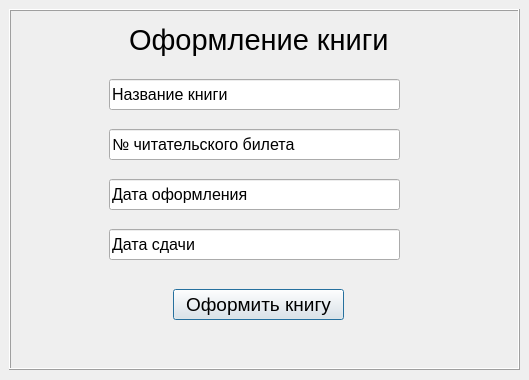
<?xml version="1.0" encoding="UTF-8"?>
<ui version="4.0">
 <class>Dialog</class>
 <widget class="QDialog" name="Dialog">
  <property name="geometry">
   <rect>
    <x>0</x>
    <y>0</y>
    <width>529</width>
    <height>380</height>
   </rect>
  </property>
  <property name="windowTitle">
   <string>Оформление книги</string>
  </property>
  <widget class="QFrame" name="frame">
   <property name="geometry">
    <rect>
     <x>9</x>
     <y>9</y>
     <width>511</width>
     <height>361</height>
    </rect>
   </property>
   <property name="frameShape">
    <enum>QFrame::Box</enum>
   </property>
   <property name="frameShadow">
    <enum>QFrame::Raised</enum>
   </property>
   <widget class="QLabel" name="label">
    <property name="geometry">
     <rect>
      <x>120</x>
      <y>10</y>
      <width>261</width>
      <height>41</height>
     </rect>
    </property>
    <property name="font">
     <font>
      <pointsize>22</pointsize>
     </font>
    </property>
    <property name="text">
     <string>Оформление книги</string>
    </property>
   </widget>
   <widget class="QLineEdit" name="lineEdit">
    <property name="geometry">
     <rect>
      <x>100</x>
      <y>70</y>
      <width>291</width>
      <height>31</height>
     </rect>
    </property>
    <property name="font">
     <font>
      <pointsize>12</pointsize>
     </font>
    </property>
    <property name="text">
     <string>Название книги</string>
    </property>
   </widget>
   <widget class="QLineEdit" name="lineEdit_2">
    <property name="geometry">
     <rect>
      <x>100</x>
      <y>120</y>
      <width>291</width>
      <height>31</height>
     </rect>
    </property>
    <property name="font">
     <font>
      <pointsize>12</pointsize>
     </font>
    </property>
    <property name="text">
     <string>№ читательского билета</string>
    </property>
   </widget>
   <widget class="QLineEdit" name="lineEdit_3">
    <property name="geometry">
     <rect>
      <x>100</x>
      <y>170</y>
      <width>291</width>
      <height>31</height>
     </rect>
    </property>
    <property name="font">
     <font>
      <pointsize>12</pointsize>
     </font>
    </property>
    <property name="text">
     <string>Дата оформления</string>
    </property>
   </widget>
   <widget class="QLineEdit" name="lineEdit_4">
    <property name="geometry">
     <rect>
      <x>100</x>
      <y>220</y>
      <width>291</width>
      <height>31</height>
     </rect>
    </property>
    <property name="font">
     <font>
      <pointsize>12</pointsize>
     </font>
    </property>
    <property name="text">
     <string>Дата сдачи</string>
    </property>
   </widget>
   <widget class="QPushButton" name="pushButton">
    <property name="geometry">
     <rect>
      <x>164</x>
      <y>280</y>
      <width>171</width>
      <height>31</height>
     </rect>
    </property>
    <property name="font">
     <font>
      <pointsize>14</pointsize>
     </font>
    </property>
    <property name="text">
     <string>Оформить книгу</string>
    </property>
   </widget>
  </widget>
 </widget>
 <resources/>
 <connections/>
</ui>
